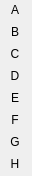
   <widget class="caFrame" name="caFrame_0">
    <property name="geometry">
     <rect>
      <x>390</x>
      <y>56</y>
      <width>32</width>
      <height>176</height>
     </rect>
    </property>
    <widget class="caLabel" name="caLabel_16">
     <property name="geometry">
      <rect>
       <x>0</x>
       <y>0</y>
       <width>30</width>
       <height>20</height>
      </rect>
     </property>
     <property name="frameShape">
      <enum>QFrame::NoFrame</enum>
     </property>
     <property name="text">
      <string>A</string>
     </property>
     <property name="alignment">
      <set>Qt::AlignAbsolute|Qt::AlignCenter|Qt::AlignHCenter|Qt::AlignVCenter</set>
     </property>
     <property name="fontScaleMode">
      <enum>ESimpleLabel::WidthAndHeight</enum>
     </property>
     <property name="foreground">
      <color>
       <red>0</red>
       <green>0</green>
       <blue>0</blue>
      </color>
     </property>
     <property name="background">
      <color alpha="0">
       <red>0</red>
       <green>0</green>
       <blue>0</blue>
      </color>
     </property>
    </widget>
    <widget class="caLabel" name="caLabel_17">
     <property name="geometry">
      <rect>
       <x>0</x>
       <y>22</y>
       <width>30</width>
       <height>20</height>
      </rect>
     </property>
     <property name="frameShape">
      <enum>QFrame::NoFrame</enum>
     </property>
     <property name="text">
      <string>B</string>
     </property>
     <property name="alignment">
      <set>Qt::AlignAbsolute|Qt::AlignCenter|Qt::AlignHCenter|Qt::AlignVCenter</set>
     </property>
     <property name="fontScaleMode">
      <enum>ESimpleLabel::WidthAndHeight</enum>
     </property>
     <property name="foreground">
      <color>
       <red>0</red>
       <green>0</green>
       <blue>0</blue>
      </color>
     </property>
     <property name="background">
      <color alpha="0">
       <red>0</red>
       <green>0</green>
       <blue>0</blue>
      </color>
     </property>
    </widget>
    <widget class="caLabel" name="caLabel_18">
     <property name="geometry">
      <rect>
       <x>0</x>
       <y>44</y>
       <width>30</width>
       <height>20</height>
      </rect>
     </property>
     <property name="frameShape">
      <enum>QFrame::NoFrame</enum>
     </property>
     <property name="text">
      <string>C</string>
     </property>
     <property name="alignment">
      <set>Qt::AlignAbsolute|Qt::AlignCenter|Qt::AlignHCenter|Qt::AlignVCenter</set>
     </property>
     <property name="fontScaleMode">
      <enum>ESimpleLabel::WidthAndHeight</enum>
     </property>
     <property name="foreground">
      <color>
       <red>0</red>
       <green>0</green>
       <blue>0</blue>
      </color>
     </property>
     <property name="background">
      <color alpha="0">
       <red>0</red>
       <green>0</green>
       <blue>0</blue>
      </color>
     </property>
    </widget>
    <widget class="caLabel" name="caLabel_19">
     <property name="geometry">
      <rect>
       <x>0</x>
       <y>66</y>
       <width>30</width>
       <height>20</height>
      </rect>
     </property>
     <property name="frameShape">
      <enum>QFrame::NoFrame</enum>
     </property>
     <property name="text">
      <string>D</string>
     </property>
     <property name="alignment">
      <set>Qt::AlignAbsolute|Qt::AlignCenter|Qt::AlignHCenter|Qt::AlignVCenter</set>
     </property>
     <property name="fontScaleMode">
      <enum>ESimpleLabel::WidthAndHeight</enum>
     </property>
     <property name="foreground">
      <color>
       <red>0</red>
       <green>0</green>
       <blue>0</blue>
      </color>
     </property>
     <property name="background">
      <color alpha="0">
       <red>0</red>
       <green>0</green>
       <blue>0</blue>
      </color>
     </property>
    </widget>
    <widget class="caLabel" name="caLabel_20">
     <property name="geometry">
      <rect>
       <x>0</x>
       <y>88</y>
       <width>30</width>
       <height>20</height>
      </rect>
     </property>
     <property name="frameShape">
      <enum>QFrame::NoFrame</enum>
     </property>
     <property name="text">
      <string>E</string>
     </property>
     <property name="alignment">
      <set>Qt::AlignAbsolute|Qt::AlignCenter|Qt::AlignHCenter|Qt::AlignVCenter</set>
     </property>
     <property name="fontScaleMode">
      <enum>ESimpleLabel::WidthAndHeight</enum>
     </property>
     <property name="foreground">
      <color>
       <red>0</red>
       <green>0</green>
       <blue>0</blue>
      </color>
     </property>
     <property name="background">
      <color alpha="0">
       <red>0</red>
       <green>0</green>
       <blue>0</blue>
      </color>
     </property>
    </widget>
    <widget class="caLabel" name="caLabel_21">
     <property name="geometry">
      <rect>
       <x>0</x>
       <y>110</y>
       <width>30</width>
       <height>20</height>
      </rect>
     </property>
     <property name="frameShape">
      <enum>QFrame::NoFrame</enum>
     </property>
     <property name="text">
      <string>F</string>
     </property>
     <property name="alignment">
      <set>Qt::AlignAbsolute|Qt::AlignCenter|Qt::AlignHCenter|Qt::AlignVCenter</set>
     </property>
     <property name="fontScaleMode">
      <enum>ESimpleLabel::WidthAndHeight</enum>
     </property>
     <property name="foreground">
      <color>
       <red>0</red>
       <green>0</green>
       <blue>0</blue>
      </color>
     </property>
     <property name="background">
      <color alpha="0">
       <red>0</red>
       <green>0</green>
       <blue>0</blue>
      </color>
     </property>
    </widget>
    <widget class="caLabel" name="caLabel_22">
     <property name="geometry">
      <rect>
       <x>0</x>
       <y>132</y>
       <width>30</width>
       <height>20</height>
      </rect>
     </property>
     <property name="frameShape">
      <enum>QFrame::NoFrame</enum>
     </property>
     <property name="text">
      <string>G</string>
     </property>
     <property name="alignment">
      <set>Qt::AlignAbsolute|Qt::AlignCenter|Qt::AlignHCenter|Qt::AlignVCenter</set>
     </property>
     <property name="fontScaleMode">
      <enum>ESimpleLabel::WidthAndHeight</enum>
     </property>
     <property name="foreground">
      <color>
       <red>0</red>
       <green>0</green>
       <blue>0</blue>
      </color>
     </property>
     <property name="background">
      <color alpha="0">
       <red>0</red>
       <green>0</green>
       <blue>0</blue>
      </color>
     </property>
    </widget>
    <widget class="caLabel" name="caLabel_23">
     <property name="geometry">
      <rect>
       <x>0</x>
       <y>154</y>
       <width>30</width>
       <height>20</height>
      </rect>
     </property>
     <property name="frameShape">
      <enum>QFrame::NoFrame</enum>
     </property>
     <property name="text">
      <string>H</string>
     </property>
     <property name="alignment">
      <set>Qt::AlignAbsolute|Qt::AlignCenter|Qt::AlignHCenter|Qt::AlignVCenter</set>
     </property>
     <property name="fontScaleMode">
      <enum>ESimpleLabel::WidthAndHeight</enum>
     </property>
     <property name="foreground">
      <color>
       <red>0</red>
       <green>0</green>
       <blue>0</blue>
      </color>
     </property>
     <property name="background">
      <color alpha="0">
       <red>0</red>
       <green>0</green>
       <blue>0</blue>
      </color>
     </property>
    </widget>
   </widget>
